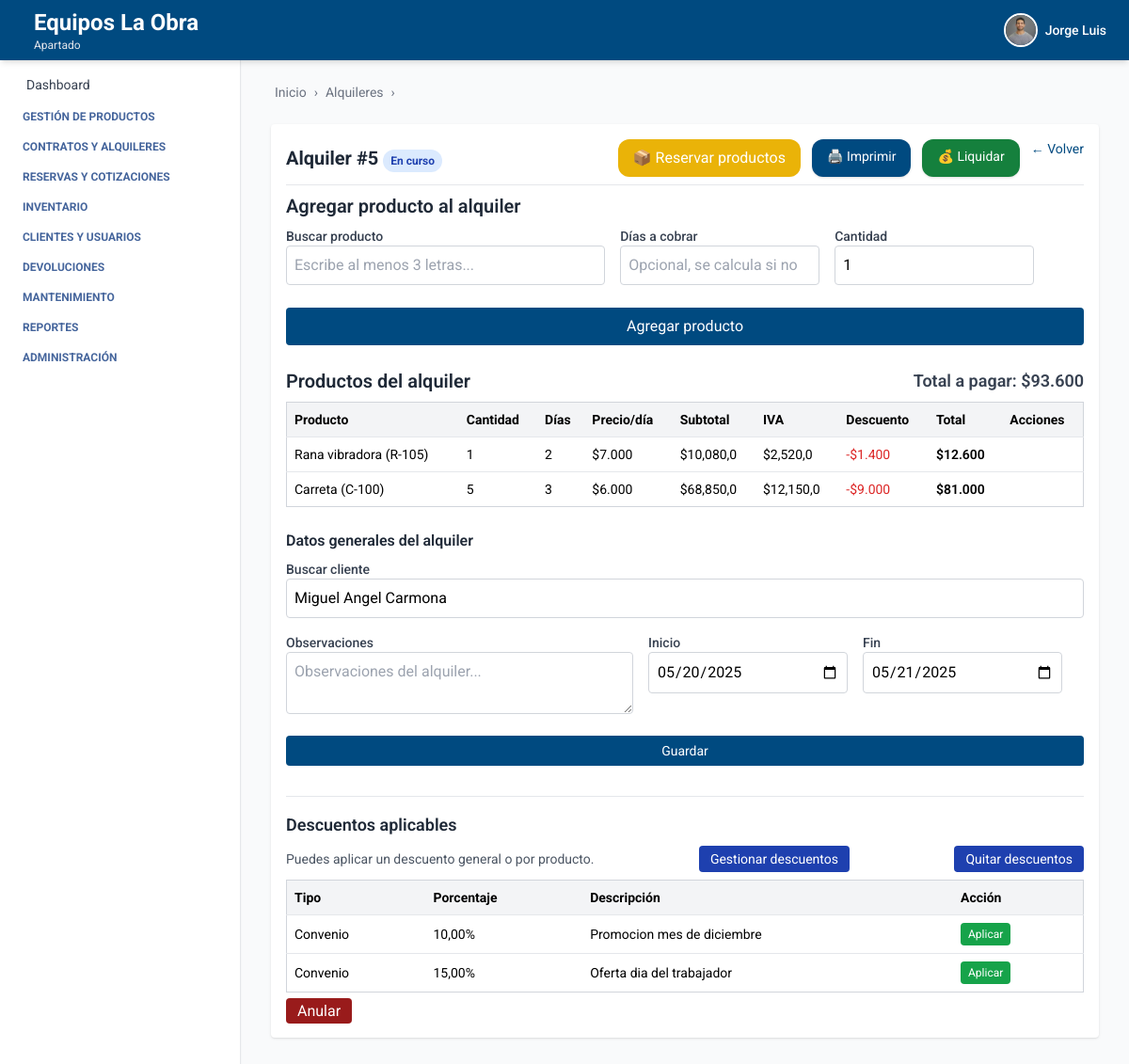
Page /alquiler/editar/5/ (signed in) on the earlier database version.
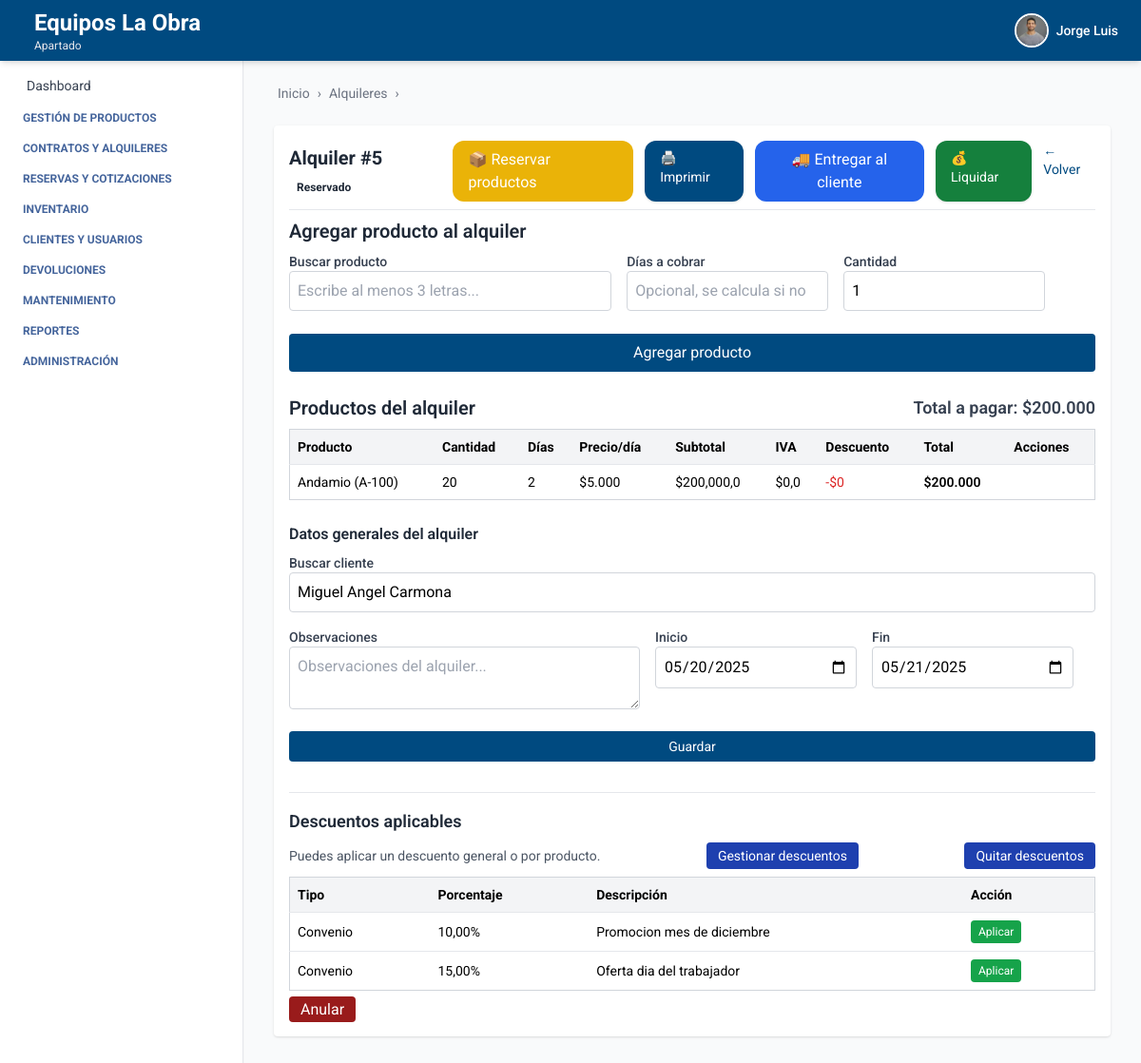
Same page on the later database version.
### alquiler/models.py (models this page shows, shortened)
class Alquiler(models.Model):
    ESTADOS_ALQUILER = [
        ('cotizacion', 'Cotización'),
        ('borrador', 'Borrador'),
        ('reservado', 'Reservado'),
        ('en_curso', 'En curso'),
        ('liquidado', 'Liquidado'),
        ('anulado', 'Anulado'),
    ]
    usuario = models.ForeignKey(
        settings.AUTH_USER_MODEL, on_delete=models.CASCADE)
    cliente = models.ForeignKey(
        Cliente, on_delete=models.PROTECT, related_name='alquileres', null=True, blank=True)
    fecha_inicio = models.DateField(null=True, blank=True)
    fecha_fin = models.DateField(null=True, blank=True)
    observaciones = models.TextField(blank=True)
    total = models.DecimalField(
        max_digits=10, decimal_places=2, default=0.0,
        help_text="Total cobro del alquiler"
    )
    estado = models.CharField(
        max_length=20, choices=ESTADOS_ALQUILER, default='borrador')
    descuento_general = models.DecimalField(
        max_digits=5, decimal_places=2, default=0.0,
        help_text="Descuento general en % sobre el total del alquiler"
    )
    created_at = models.DateTimeField(auto_now_add=True)
    updated_at = models.DateTimeField(auto_now=True)
    created_by = models.ForeignKey(
        settings.AUTH_USER_MODEL, on_delete=models.SET_NULL,
        null=True, blank=True, related_name='alquileres_creados_por'
    )
    updated_by = models.ForeignKey(
        settings.AUTH_USER_MODEL, on_delete=models.SET_NULL,
        null=True, blank=True, related_name='alquileres_actualizados_por'
    )

class AlquilerItem(models.Model):
    alquiler = models.ForeignKey(
        'Alquiler', on_delete=models.CASCADE, related_name='items')
    producto = models.ForeignKey('producto.Producto', on_delete=models.CASCADE)
    cantidad = models.PositiveIntegerField(null=True, blank=True, default=1)
    dias_a_cobrar = models.PositiveIntegerField(null=True, blank=True)
    precio_dia = models.DecimalField(max_digits=10, decimal_places=2)
    valor_iva = models.DecimalField(max_digits=10, decimal_places=2, default=0)
    subtotal_item = models.DecimalField(
        max_digits=10, decimal_places=2, default=0)
    descuento_porcentaje = models.DecimalField(
        max_digits=10, decimal_places=2, default=0.0,
        help_text="Descuento individual en % (ej. 10 para 10%)"
    )
    valor_item = models.DecimalField(
        max_digits=10, decimal_places=2, default=0)
    @property
    def valor_descuento(self):
        base = self.cantidad * self.dias_a_cobrar * self.precio_dia
        return base * (self.descuento_porcentaje / Decimal('100'))

### producto/models.py (models this page shows)
class Producto(models.Model):
    ESTADOS = [
        ("activo", "Activo"),
        ("inactivo", "Inactivo"),
        ("disponible", "Disponible"),
        ("no_disponible", "No disponible"),
    ]
    nombre = models.CharField(max_length=100)
    descripcion = models.TextField()
    codigo_interno = models.CharField(max_length=50)
    estado = models.CharField(max_length=20, choices=ESTADOS, default="activo")
    iva_porcentaje = models.DecimalField(max_digits=5, decimal_places=2, default=0, help_text="Porcentaje de IVA aplicado al producto")
    ubicacion_actual = models.CharField(max_length=100)
    marca = models.CharField(max_length=100, blank=True, null=True)
    modelo = models.CharField(max_length=100, blank=True, null=True)
    serial = models.CharField(max_length=100, blank=True, null=True)
    imagen = models.ImageField(upload_to="media/productos/", null=True, blank=True)
    empresa = models.ForeignKey(Empresa, on_delete=models.CASCADE, related_name='productos', default=1)
    sucursal = models.ForeignKey(Sucursal, on_delete=models.CASCADE, related_name='productos', default=1)
    categoria = models.ForeignKey(Categoria, on_delete=models.SET_NULL, null=True, blank=True, related_name='productos')
    proveedor = models.ForeignKey(Proveedor, on_delete=models.SET_NULL, null=True, blank=True, related_name='productos')
    created_at = models.DateTimeField(auto_now_add=True)
    updated_at = models.DateTimeField(auto_now=True)
    creado_por = models.CharField(max_length=100, blank=True, null=True)
    modificado_por = models.CharField(max_length=100, blank=True, null=True)
    class Meta:
        ordering = ['nombre']
        verbose_name = 'Producto'
        verbose_name_plural = 'Productos'
        constraints = [
            models.UniqueConstraint(fields=['empresa', 'codigo_interno'], name='unique_codigo_por_empresa')
        ]
    def __str__(self):
        return f"{self.nombre} ({self.codigo_interno})"
    objects = ProductoManager()

### descuento/models.py (models this page shows, shortened)
class Descuento(models.Model):
    TIPO_CHOICES = [
        ('oferta', 'Oferta'),
        ('convenio', 'Convenio'),
    ]
    nombre = models.CharField(max_length=100)
    descripcion = models.TextField(blank=True)
    tipo = models.CharField(max_length=20, choices=TIPO_CHOICES)
    porcentaje = models.DecimalField(max_digits=5, decimal_places=2, help_text="Ej. 10 para 10%")
    activo = models.BooleanField(default=True)
    empresa = models.ForeignKey(Empresa, on_delete=models.CASCADE, related_name='descuentos', default=1)
    created_at = models.DateTimeField(auto_now_add=True)
    updated_at = models.DateTimeField(auto_now=True)
    creado_por = models.CharField(max_length=100, blank=True, null=True)
    modificado_por = models.CharField(max_length=100, blank=True, null=True)

### persona/models.py (models this page shows, shortened)
class Persona(models.Model):
    TIPO_DOCUMENTO_CHOICES = [
        ('CC', 'Cédula de ciudadanía'),
        ('NIT', 'NIT'),
        ('CE', 'Cédula de extranjería'),
    ]
    nombre = models.CharField(max_length=100)
    apellidos = models.CharField(max_length=100)
    tipo_documento = models.CharField(max_length=10, choices=TIPO_DOCUMENTO_CHOICES)
    telefono = models.CharField(max_length=20, blank=True, null=True)
    correo = models.EmailField(blank=True, null=True)
    direccion = models.CharField(max_length=255, blank=True, null=True)
    class Meta:
        verbose_name = 'Persona'
        verbose_name_plural = 'Personas'

### alquiler/views_alquiler.py (the view, shortened to what this page needs)
# urls.py: path('editar/<int:pk>/', editar_alquiler, name='editar_alquiler'),
@login_required
def editar_alquiler(request, pk):
    try:
        alquiler = Alquiler.objects.get(pk=pk, usuario__sucursal=request.user.sucursal)
    except Alquiler.DoesNotExist:
        messages.error(request, "El alquiler no existe o no tienes permiso para acceder a él.")
        return redirect('alquiler_list')
    if alquiler.estado in ['anulado', 'liquidado']:
        messages.info(request, f"El alquiler ya fue {alquiler.get_estado_display().lower()} y no puede editarse.")
        return redirect('ver_alquiler', pk=alquiler.pk)
    form = AlquilerEditarForm(request.POST or None, instance=alquiler, sucursal=request.user.sucursal)
    item_form = AlquilerItemForm(request.POST or None, sucursal=request.user.sucursal)
    subtotal = Decimal(0)
    descuento_total = Decimal(0)
    iva_total = Decimal(0)
    total_con_descuento = 0
    for item in alquiler.items.select_related('producto'):
        base = item.dias_a_cobrar * item.precio_dia * item.cantidad
        descuento = base * (item.descuento_porcentaje / Decimal('100'))
        subtotal += base
        descuento_total += descuento
        iva = (base - descuento) * (item.producto.iva_porcentaje / Decimal('100'))
        iva_total += iva
        total_con_descuento += (base - descuento)
    alquiler.total = total_con_descuento
    alquiler.save()
    descuentos = Descuento.objects.filter(activo=True, empresa=request.user.empresa)
    context = {
        'alquiler': alquiler,
        'descuentos': descuentos,
        'form': form,
        'item_form': item_form,
        'total': total_con_descuento,
        'subtotal': subtotal,
        'descuento_total': descuento_total,
        'iva_total': iva_total,
        'breadcrumb_items': [('Alquileres', f'Alquiler #{alquiler.id}')],
    }
    return render(request, 'editar_alquiler.html', context)

### alquiler/forms/form_alquiler.py (shortened to what this page needs)
class AlquilerItemForm(forms.ModelForm):
    class Meta:
        model = AlquilerItem
        fields = ['dias_a_cobrar', 'cantidad',]
        widgets = {
            'dias_a_cobrar': forms.NumberInput(attrs={
                'class': 'w-full p-2 border border-gray-300 rounded',
                'min': 1,
                'placeholder': 'Opcional, se calcula si no se digita'
            }),
            'cantidad': forms.NumberInput(attrs={
                'class': 'w-full p-2 border border-gray-300 rounded',
                'min': 0,
                'step': 1,
                'placeholder': 'Digite la cantidad de producto a alquilar'
            }),
           }
    def __init__(self, *args, sucursal=None, **kwargs):
        super().__init__(*args, **kwargs)
        if 'producto' in self.fields and sucursal:
            self.fields['producto'].queryset = Producto.objects.filter(sucursal=sucursal)

### alquiler/templates/editar_alquiler.html (shortened to what the changed rows need)
{% extends 'index.html' %}
{% load humanize %}
{% block breadcrumb %}
{% include 'breadcrumb.html' with home='/' breadcrumbs=breadcrumb_items %}
{% endblock %}
{% block content %}
<div class="max-w-5xl mx-auto mt-6 bg-white p-4 rounded shadow">
  <div class="flex justify-between items-center mb-2">
    <h2 class="text-xl font-bold text-gray-800">
      Alquiler #{{ alquiler.id }}
      <span class="inline-block text-xs px-2 py-1 rounded-full
                    {% if alquiler.estado == 'borrador' %}
                      bg-gray-100 text-gray-800
          {% elif alquiler.estado == 'en_curso' %}
                      bg-blue-100 text-blue-800
          {% elif alquiler.estado == 'con_abono' %}
                      bg-yellow-100 text-yellow-800
          {% elif alquiler.estado == 'liquidado' %}
                      bg-green-100 text-green-800
          {% elif alquiler.estado == 'anulado' %}
                      bg-red-100 text-red-800
          {% endif %}">
        {{ alquiler.get_estado_display }}
      </span>
    </h2>
    <div class="flex gap-3">
      <a href="#" id="btn-reservar" data-url="{% url 'reservar_alquiler' alquiler.id %}"
        class="bg-yellow-500 hover:bg-yellow-600 text-white py-2 px-4 rounded-xl inline-block">📦 Reservar productos</a>
      <a href="{% url 'imprimir_alquiler' alquiler.id %}" target="_blank"
        class="text-sm bg-[var(--primary-color)] text-white px-4 py-2 rounded-xl hover:bg-blue-800 transition shadow">🖨️
        Imprimir</a>
      {% if alquiler.estado == 'reservado' %}
      <form method="post" action="{% url 'entregar_alquiler' alquiler.id %}" id="form-entregar">
        <button type="submit" class="bg-blue-600 hover:bg-blue-700 text-white py-2 px-4 rounded-xl">
          🚚 Entregar al cliente
        </button>
      </form>
      {% endif %}
      {% if alquiler.estado != 'liquidado' and alquiler.estado != 'anulado' %}
      <a href="#" id="btn-liquidar" data-url="{% url 'liquidar_alquiler' alquiler.id %}"
        class="bg-green-700 hover:bg-green-800 text-white text-sm px-4 py-2 rounded-xl transition shadow">💰
        Liquidar</a>
      {% endif %}
      <a href="{% url 'alquiler_list' %}" class="text-sm text-[var(--primary-color)] hover:underline">← Volver</a>
    </div>
  </div>
  <div class="mt-6">
    <div class="flex justify-between items-center mb-2">
      <h3 class="text-xl font-semibold text-gray-800">Productos del alquiler</h3>
      <span class="text-lg font-semibold text-gray-700">Total a pagar: ${{ total|floatformat:0|intcomma }}</span>
    </div>
    <table class="min-w-full bg-white border border-gray-300 rounded text-sm">
      <thead class="bg-gray-100">
        <tr>
          <th class="text-left p-2">Producto</th>
          <th class="text-left p-2">Cantidad</th>
          <th class="text-left p-2">Días</th>
          <th class="text-left p-2">Precio/día</th>
          <th class="text-left p-2">Subtotal</th>
          <th class="text-left p-2">IVA</th>
          <th class="text-left p-2">Descuento</th>
          <th class="text-left p-2">Total</th>
          <th class="text-left p-2">Acciones</th>
        </tr>
      </thead>
      <tbody>
        {% for item in alquiler.items.all %}
        <tr class="border-t">
          <td class="p-2">{{ item.producto }}</td>
          {% if item.cantidad %}
          <td class="p-2">{{ item.cantidad }}</td>
          {% else %}
          <td class="p-2">1</td>
          {% endif %}
          <td class="p-2">{{ item.dias_a_cobrar }}</td>
          <td class="p-2">${{ item.precio_dia|floatformat:0|intcomma }}</td>
          <td class="p-2">${{ item.subtotal_item|floatformat:1|intcomma }}</td>
          <td class="p-2">${{ item.valor_iva|floatformat:1|intcomma }}</td>
          <td class="p-2 text-red-600">-${{ item.valor_descuento|floatformat:0|intcomma }}</td>
          <td class="p-2 font-semibold">${{ item.valor_item|floatformat:0|intcomma }}</td>
          <td class="p-2">
          </td>
        </tr>
        {% empty %}
        <tr>
          <td colspan="7" class="p-2 text-center text-gray-500">No hay productos agregados.</td>
        </tr>
        {% endfor %}
      </tbody>
    </table>
  </div>
  <form method="post" class="mt-6">
    <div class="grid grid-cols-1 md:grid-cols-2 gap-4">
      <div class="col-span-2">
        <label class="block text-sm font-medium text-gray-700">Buscar cliente</label>
        <input type="text" id="buscar-cliente"
          value="{{ form.instance.cliente.nombre }} {{ form.instance.cliente.apellidos }}"
          class="w-full p-2 border border-gray-300 rounded" placeholder="Escribe al menos 3 letras..." />
      </div>
      <div class="col-span-2 flex flex-wrap items-end gap-4 w-full items-baseline">
        <div class="min-w-[250px]">
          <label for="{{ form.observaciones.id_for_label }}"
            class="block text-sm font-medium text-gray-700">Observaciones</label>
          {{ form.observaciones }}
        </div>
        <div class="w-[25%] min-w-[180px]">
          <label for="{{ form.fecha_inicio.id_for_label }}"
            class="block text-sm font-medium text-gray-700">Inicio</label>
          {{ form.fecha_inicio }}
        </div>
        <div class="w-[25%] min-w-[180px]">
          <label for="{{ form.fecha_fin.id_for_label }}" class="block text-sm font-medium text-gray-700">Fin</label>
          {{ form.fecha_fin }}
        </div>
      </div>
    </div>
  </form>
  <div class="mt-8 border-t pt-4 mb-2">
    {% if descuentos %}
    <table class="min-w-full bg-white border border-gray-300 rounded text-sm">
      <thead class="bg-gray-100">
        <tr>
          <th class="text-left p-2">Tipo</th>
          <th class="text-left p-2">Porcentaje</th>
          <th class="text-left p-2">Descripción</th>
          <th class="text-left p-2">Acción</th>
        </tr>
      </thead>
      <tbody>
        {% for d in descuentos %}
        <tr class="border-t">
          <td class="p-2">{{ d.get_tipo_display }}</td>
          <td class="p-2">{{ d.porcentaje|floatformat:2 }}%</td>
          <td class="p-2">{{ d.descripcion }}</td>
          <td class="p-2">
            <form method="post" action="{% url 'aplicar_descuento_alquiler' alquiler.id %}">
              <button class="bg-green-600 text-white px-2 py-1 rounded text-xs hover:bg-green-700">Aplicar</button>
            </form>
          </td>
        </tr>
        {% endfor %}
      </tbody>
    </table>
    {% else %}
    <p class="text-sm text-gray-500 italic">No hay descuentos activos configurados para tu empresa.</p>
    {% endif %}
  </div>
</div>
{% endblock %}

Differences in the rows shown:
removed AlquilerItem: producto "Rana vibradora (R-105)", cantidad "1", dias_a_cobrar "2", precio_dia "7.000", subtotal_item "10,080,0", valor_iva "2,520,0", valor_descuento "1.400", valor_item "12.600"
removed AlquilerItem: producto "Carreta (C-100)", cantidad "5", dias_a_cobrar "3", precio_dia "6.000", subtotal_item "68,850,0", valor_iva "12,150,0", valor_descuento "9.000", valor_item "81.000"
changed Alquiler "Miguel Angel Carmona": estado "En curso" → "Reservado"; total "93.600" → "200.000"
added AlquilerItem: producto "Andamio (A-100)", cantidad "20", dias_a_cobrar "2", precio_dia "5.000", subtotal_item "200,000,0", valor_iva "0,0", valor_descuento "0", valor_item "200.000"
Other differences:
text now shown: "🚚 Entregar al cliente"
